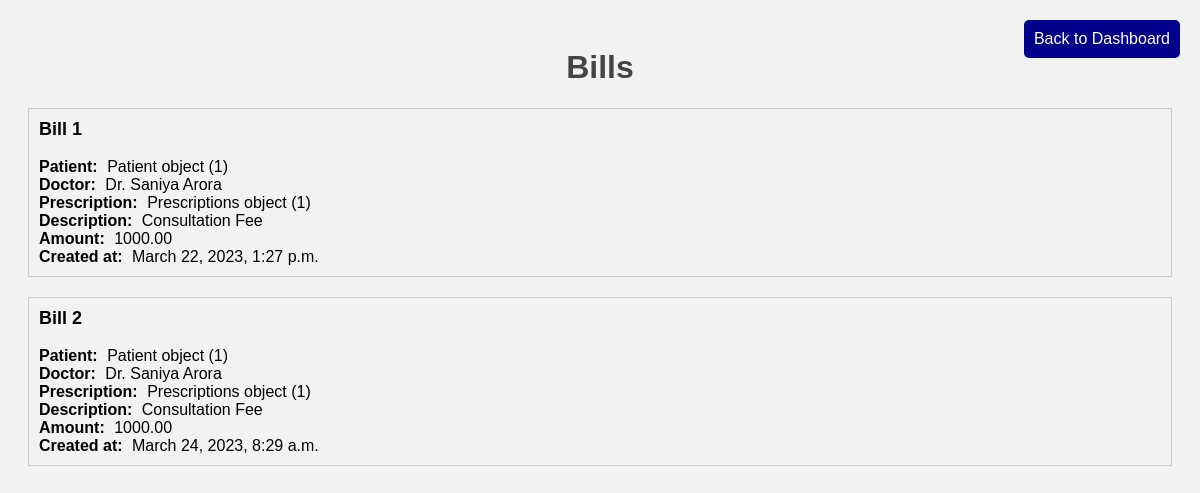
Screenshot of /hospital/view_bills/ (signed in) with the database file from the repository.
### shared_models/models.py (models this page shows)
class Bill(models.Model):
    doctor = models.ForeignKey(Doctor, on_delete=models.CASCADE)
    patient = models.ForeignKey(Patient, on_delete=models.CASCADE)
    prescription = models.ForeignKey(Prescriptions, on_delete=models.CASCADE)
    description = models.CharField(max_length=200)
    amount = models.DecimalField(max_digits=10, decimal_places=2)
    date_created = models.DateTimeField(auto_now_add=True)

class Patient(models.Model):
    name = models.CharField(max_length=100)
    email = models.EmailField(unique=True)
    password = models.CharField(max_length=100)
    contact_number = models.CharField(max_length=20)
    gender = models.CharField(max_length=10)
    age = models.IntegerField()

class Doctor(models.Model):
    name = models.CharField(max_length=255)
    email = models.EmailField(unique=True)
    phone = models.CharField(max_length=20)
    specialization = models.CharField(max_length=255)
    gender = models.CharField(max_length=10, choices=[('male', 'Male'), ('female', 'Female'), ('other', 'Other')])
    date_of_birth = models.DateField()
    password = models.CharField(max_length=255)
    def __str__(self):
        return self.name

class Prescriptions(models.Model):
    patient = models.ForeignKey('Patient', on_delete=models.CASCADE)
    doctor = models.ForeignKey('Doctor', on_delete=models.CASCADE)
    content = models.TextField()
    created_at = models.DateTimeField(auto_now_add=True)

### hospital/views.py (the view)
# urls.py: path('view_bills/', views.view_bills, name='view_bills'),
def view_bills(request):
    patient_email = request.session.get('patient')
    if patient_email is None:
        return redirect('patient_login')
    patient = Patient.objects.get(email=patient_email)
    patient_bills = Bill.objects.filter(patient_id=patient.id)
    context = {'bills': patient_bills}
    return render(request, 'view_bill.html', context)

### hospital/templates/view_bill.html (shortened to what this page needs)
<!DOCTYPE html>
<html>
    <head>
    </head>
    <body>
        <form method="GET" action="{% url 'patient_dashboard' %}">
            <button type="submit" class="back-btn">Back to Dashboard</button>
        </form>
        <h1>Bills</h1>
        {% for bill in bills %}
          <div class="bill">
            <h3>Bill {{ forloop.counter }}</h3>
            <p><span>Patient:</span> {{ bill.patient }}</p>
            <p><span>Doctor:</span> {{ bill.doctor }}</p>
            <p><span>Prescription:</span> {{ bill.prescription }}</p>
            <p><span>Description:</span> {{ bill.description }}</p>
            <p><span>Amount:</span> {{ bill.amount }}</p>
            <p><span>Created at:</span> {{ bill.date_created }}</p>
          </div>
        {% empty %}
          <p>No bills found.</p>
        {% endfor %}
      </body>
</html>

### hospital/templates/view_bill.html (style rules this page uses)
body { font-family: Arial, sans-serif; background-color: #f2f2f2; padding: 20px; }
h1 { color: #444444; text-align: center; }
.bill { border: 1px solid #cccccc; padding: 10px; margin-bottom: 20px; }
.bill h3 { font-size: 18px; margin-top: 0; }
.bill p { margin: 0; }
.bill span { font-weight: bold; margin-right: 5px; }
.back-btn { position: absolute; top: 20px; right: 20px; background-color: darkblue; color: white; border: none; padding: 10px; font-size: 16px; cursor: pointer; border-radius: 5px; }

### rows the page displays
Bill: patient "Patient object (1)", doctor "Dr. Saniya Arora", prescription "Prescriptions object (1)", description "Consultation Fee", amount "1000.00", date_created "March 22, 2023, 1:27 p.m."
Bill: patient "Patient object (1)", doctor "Dr. Saniya Arora", prescription "Prescriptions object (1)", description "Consultation Fee", amount "1000.00", date_created "March 24, 2023, 8:29 a.m."
